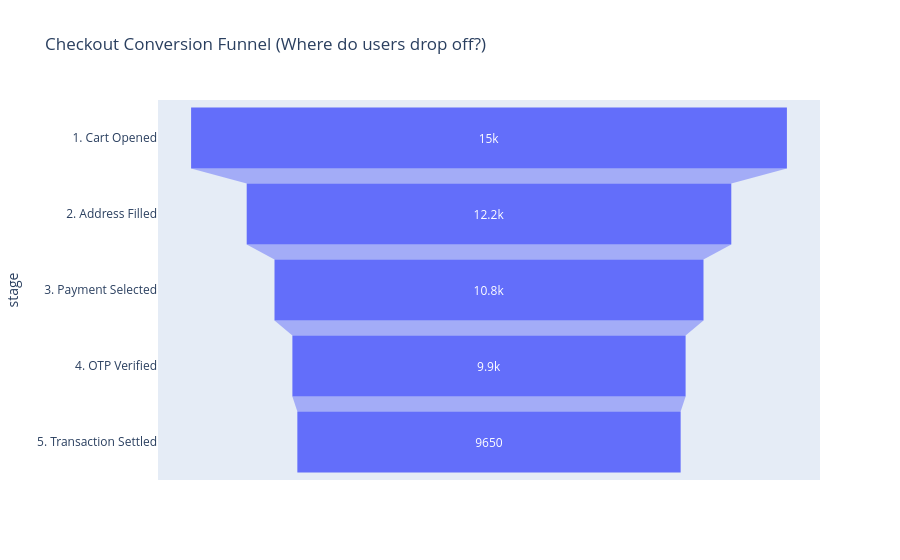

Notebook code for this chart:
### Markdown cell above
## 🔹 Conversion Funnels: `px.funnel()`

### 1. What is this?
`px.funnel()` visualizes a multi-step user journey, showing how many users advance or drop off at each sequential stage.

### 2. Why do we use it?
Used by product managers and e-commerce teams to find bottlenecks in the checkout process.

### 3. Syntax & Parameters
```python
fig = px.funnel(funnel_df, x='users_count', y='stage_name')
```

### Code cell
funnel_df = pd.DataFrame({
    'stage': ['1. Cart Opened', '2. Address Filled', '3. Payment Selected', '4. OTP Verified', '5. Transaction Settled'],
    'users': [15000, 12200, 10800, 9900, 9650]
})

fig = px.funnel(funnel_df, x='users', y='stage', title='Checkout Conversion Funnel (Where do users drop off?)')
fig.show()

### Figure 1 — Plotly figure (JSON) as saved in the notebook; plotly's stock layout.template omitted (floating-point values rounded to 4 significant figures)
{"data": [{"hovertemplate": "users=%{x}<br>stage=%{y}<extra></extra>", "legendgroup": "", "marker": {"color": "#636efa"}, "name": "", "orientation": "h", "showlegend": false, "x": [15000, 12200, 10800, 9900, 9650], "xaxis": "x", "y": ["1. Cart Opened", "2. Address Filled", "3. Payment Selected", "4. OTP Verified", "5. Transaction Settled"], "yaxis": "y", "type": "funnel"}], "layout": {"xaxis": {"anchor": "y", "domain": [0.0, 1.0], "title": {"text": "users"}}, "yaxis": {"anchor": "x", "domain": [0.0, 1.0], "title": {"text": "stage"}}, "legend": {"tracegroupgap": 0}, "title": {"text": "Checkout Conversion Funnel (Where do users drop off?)"}}}
